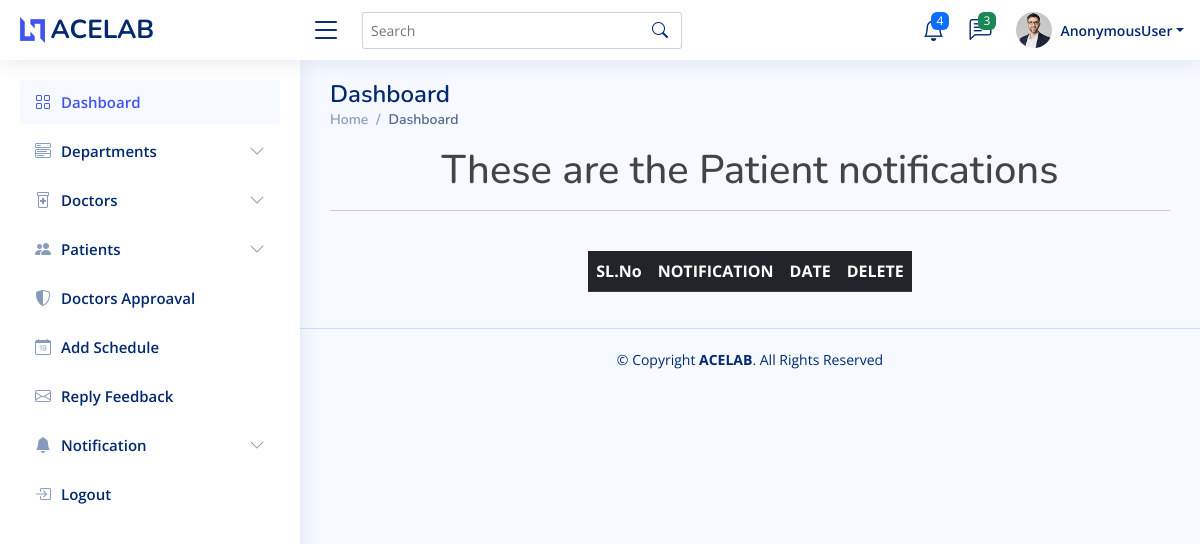
The app's page /view_pat_notifications, older data.
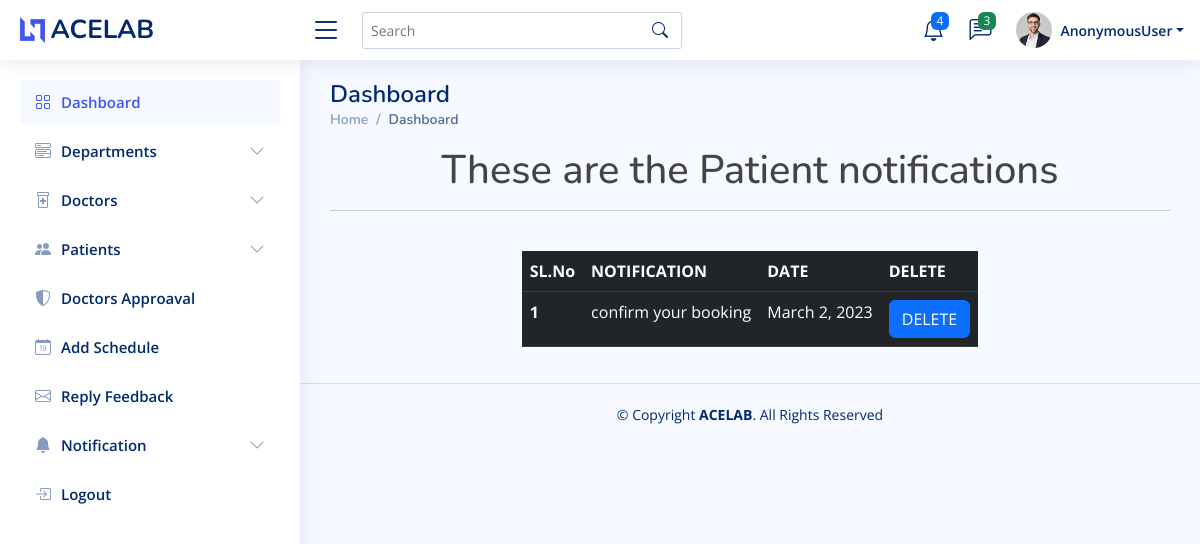
The same page, newer data.
### home/models.py (models this page shows)
class PatientNotification(models.Model):
    date = models.DateField(auto_now=True)
    subject = models.CharField(max_length=150)

### home/adminview.py (the view)
# urls.py: path('view_pat_notifications', adminview.view_pat_notifications, name='view_pat_notifications'),
def view_pat_notifications(request):
    data = PatientNotification.objects.all()
    return render(request, 'admin1/view_patient_notifications.html', {'data': data})

### templates/admin1/view_patient_notifications.html (shortened to what this page needs)
{% extends 'admin1/admindashboard.html' %}
{%load crispy_forms_tags %}
{% block content %}
<h1 style="text-align:center">These are the Patient notifications</h1><hr><br>
<div class="row justify-content-center">
    <div class="col-auto">
        <table class="table table-dark table-responsive">
          <thead>
            <tr>
              <th scope="col">SL.No</th>
              <th scope="col">NOTIFICATION</th>
              <th scope="col">DATE</th>
              <th scope="col">DELETE</th>
            </tr>
          </thead>
          <tbody>
          {%  for i in data %}
            <tr>
              <th scope="row">{{forloop.counter}}</th>
              <td>{{i.subject}}</td>
              <td>{{i.date}}</td>
              <td><a href="{% url 'delete_patnotification' i.id %}"> <button type="button" class="btn btn-primary">DELETE</button></a></td>
            </tr>
          {% endfor %}
          </tbody>
        </table>
    </div>
</div>
{% endblock %}

Row changes from the older to the newer data that the page shows:
added PatientNotification: subject "confirm your booking", date "March 2, 2023"
